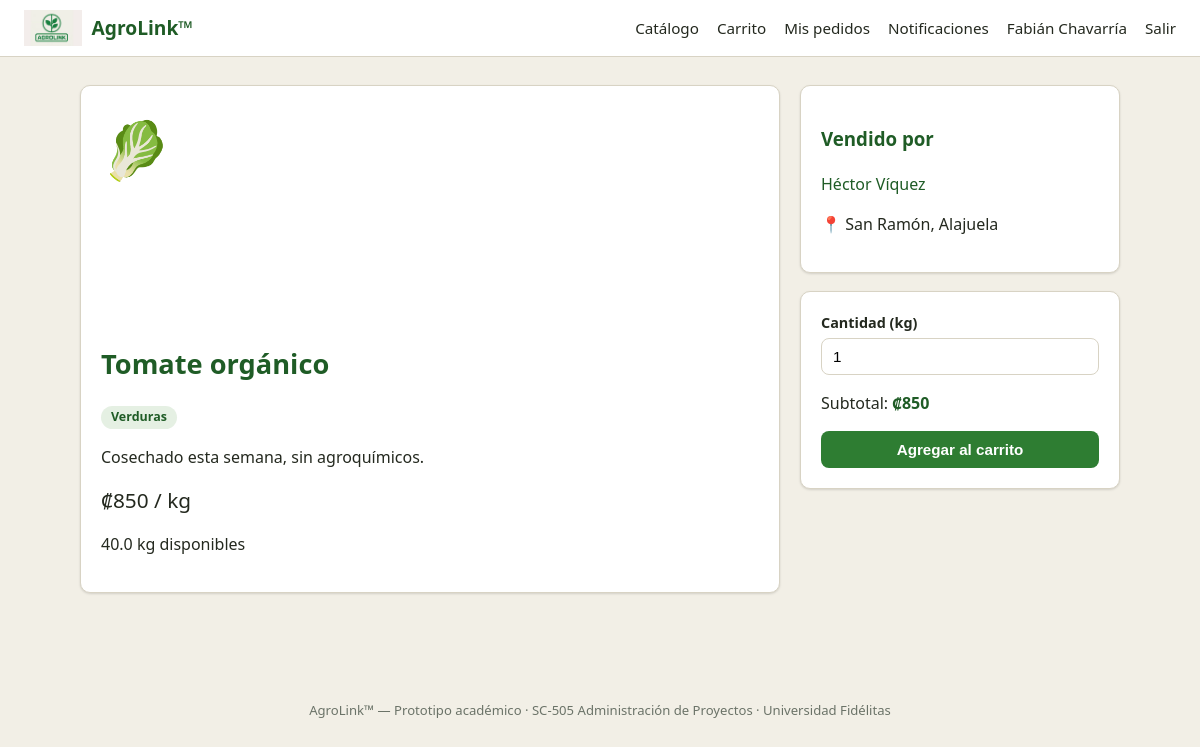
Screenshot of /producto.php?id=1 (signed in) with the database file from the repository.
### tables this page shows
CREATE TABLE usuarios (
    id INT AUTO_INCREMENT PRIMARY KEY,
    tipo ENUM('agricultor', 'consumidor') NOT NULL,
    nombre VARCHAR(120) NOT NULL,
    cedula VARCHAR(20) NULL,
    telefono VARCHAR(20) NOT NULL,
    email VARCHAR(120) NOT NULL UNIQUE,
    password_hash VARCHAR(255) NOT NULL,
    ubicacion VARCHAR(150) NULL,          
    latitud DECIMAL(10,6) NULL,
    longitud DECIMAL(10,6) NULL,
    zona_cobertura_km INT NULL,           
    bio TEXT NULL,                        
    calificacion_promedio DECIMAL(3,2) DEFAULT 0,
    reset_token VARCHAR(10) NULL,         
    reset_token_expira DATETIME NULL,
    creado_en TIMESTAMP DEFAULT CURRENT_TIMESTAMP
);

CREATE TABLE productos (
    id INT AUTO_INCREMENT PRIMARY KEY,
    agricultor_id INT NOT NULL,
    nombre VARCHAR(120) NOT NULL,
    categoria VARCHAR(60) NOT NULL,
    precio_crc DECIMAL(10,2) NOT NULL,
    cantidad_kg DECIMAL(10,2) NOT NULL,
    imagen VARCHAR(255) NULL,
    descripcion TEXT NULL,
    activo TINYINT(1) DEFAULT 1,
    creado_en TIMESTAMP DEFAULT CURRENT_TIMESTAMP,
    FOREIGN KEY (agricultor_id) REFERENCES usuarios(id) ON DELETE CASCADE,
    CHECK (precio_crc >= 0),
    CHECK (cantidad_kg >= 0)
);

### config/db.php (called while the page is built, shortened)
<?php
function getDB(): PDO {
    static $pdo = null;
    if ($pdo === null) {
        $dsn = "mysql:host=" . DB_HOST . ";dbname=" . DB_NAME . ";charset=utf8mb4";
        $opciones = [
            PDO::ATTR_ERRMODE            => PDO::ERRMODE_EXCEPTION,
            PDO::ATTR_DEFAULT_FETCH_MODE => PDO::FETCH_ASSOC,
            PDO::ATTR_EMULATE_PREPARES   => false,
        ];
        try {
            $pdo = new PDO($dsn, DB_USER, DB_PASS, $opciones);
        } catch (PDOException $e) {
            die('Error de conexión a la base de datos: ' . $e->getMessage());
        }
    }
    return $pdo;
}

### includes/auth.php (called while the page is built, shortened)
<?php
require_once __DIR__ . '/../config/db.php';
function usuarioActual(): ?array {
    static $cache = null;
    if ($cache !== null) return $cache;
    $stmt = getDB()->prepare('SELECT * FROM usuarios WHERE id = ?');
    $stmt->execute([$_SESSION['usuario_id']]);
    $cache = $stmt->fetch() ?: null;
    return $cache;
}
function requerirLogin(): void {
    if (!usuarioActual()) {
        header('Location: login.php');
        exit;
    }
}
function requerirTipo(string $tipo): void {
    requerirLogin();
}
function formatoColones(float $monto): string {
    return '₡' . number_format($monto, 0, ',', '.');
}

### public/producto.php (the view, shortened to what this page needs)
<?php
require_once __DIR__ . '/../includes/auth.php';
requerirTipo('consumidor');
$db = getDB();
$id = (int) ($_GET['id'] ?? 0);
$stmt = $db->prepare(
    'SELECT p.*, ag.nombre AS agricultor_nombre, ag.ubicacion AS agricultor_ubicacion, ag.id AS agricultor_id
     FROM productos p JOIN usuarios ag ON ag.id = p.agricultor_id
     WHERE p.id = ? AND p.activo = 1'
);
$stmt->execute([$id]);
$p = $stmt->fetch();
require_once __DIR__ . '/../includes/header.php';
?>
<div class="dos-columnas">
    <div>
        <div class="card">
            <div class="miniatura" style="height:220px; font-size:3.5rem;">
                <?php if ($p['imagen']): ?>
                    <img src="assets/img/productos/<?= htmlspecialchars($p['imagen']) ?>" style="width:100%;height:100%;object-fit:cover;border-radius:8px;">
                <?php else: ?>🥬<?php endif; ?>
            </div>
            <h1><?= htmlspecialchars($p['nombre']) ?></h1>
            <span class="tag"><?= htmlspecialchars($p['categoria']) ?></span>
            <p><?= nl2br(htmlspecialchars($p['descripcion'] ?: 'Sin descripción adicional.')) ?></p>
            <div class="precio" style="font-size:1.3rem;"><?= formatoColones($p['precio_crc']) ?> / kg</div>
            <p class="meta"><?= number_format($p['cantidad_kg'], 1) ?> kg disponibles</p>
        </div>
    </div>
    <div>
        <div class="card">
            <h3>Vendido por</h3>
            <p><a href="perfil_publico.php?id=<?= $p['agricultor_id'] ?>"><?= htmlspecialchars($p['agricultor_nombre']) ?></a></p>
            <p class="meta">📍 <?= htmlspecialchars($p['agricultor_ubicacion'] ?? 'Costa Rica') ?></p>
        </div>
        <div class="card">
            <form method="post">
                <div class="form-group">
                    <label>Cantidad (kg)</label>
                    <input type="number" step="0.1" min="0.1" max="<?= $p['cantidad_kg'] ?>" name="cantidad_kg"
                           value="1" required data-precio-kg="<?= $p['precio_crc'] ?>">
                </div>
                <p class="meta">Subtotal: <span id="subtotal-vivo"><?= formatoColones($p['precio_crc']) ?></span></p>
                <button type="submit" class="btn ancho">Agregar al carrito</button>
            </form>
        </div>
    </div>
</div>
<?php require_once __DIR__ . '/../includes/footer.php'; ?>

### includes/header.php (shortened to what this page needs)
<?php
require_once __DIR__ . '/auth.php';
$u = usuarioActual();
$paginaActual = basename($_SERVER['PHP_SELF']);
?>
<!DOCTYPE html>
<html lang="es">
<head>
<link rel="stylesheet" href="assets/css/style.css">
</head>
<body>
<div class="navbar">
    <a href="index.php" class="brand">
        <img src="assets/img/logo.png" alt="AgroLink">
        AgroLink™
    </a>
    <nav>
        <?php if ($u && $u['tipo'] === 'agricultor'): ?>
            <a href="productos_mios.php" class="<?= $paginaActual==='productos_mios.php'?'activo':'' ?>">Mi inventario</a>
            <a href="productos_publicar.php" class="<?= $paginaActual==='productos_publicar.php'?'activo':'' ?>">Publicar</a>
            <a href="pedidos_agricultor.php" class="<?= $paginaActual==='pedidos_agricultor.php'?'activo':'' ?>">Pedidos recibidos</a>
        <?php elseif ($u && $u['tipo'] === 'consumidor'): ?>
            <a href="catalogo.php" class="<?= $paginaActual==='catalogo.php'?'activo':'' ?>">Catálogo</a>
            <a href="carrito.php" class="<?= $paginaActual==='carrito.php'?'activo':'' ?>">Carrito
            </a>
            <a href="pedidos_consumidor.php" class="<?= $paginaActual==='pedidos_consumidor.php'?'activo':'' ?>">Mis pedidos</a>
        <?php endif; ?>
        <?php if ($u): ?>
            <a href="notificaciones.php" class="<?= $paginaActual==='notificaciones.php'?'activo':'' ?>">
                Notificaciones
            </a>
            <a href="perfil.php" class="<?= $paginaActual==='perfil.php'?'activo':'' ?>"><?= htmlspecialchars($u['nombre']) ?></a>
            <a href="logout.php">Salir</a>
        <?php else: ?>
            <a href="login.php">Iniciar sesión</a>
            <a href="registro_agricultor.php" class="btn pequeno">Soy agricultor</a>
            <a href="registro_consumidor.php" class="btn secundario pequeno">Soy consumidor</a>
        <?php endif; ?>
    </nav>
</div>
<div class="container<?= isset($angosto) && $angosto ? ' angosto' : '' ?>">

### public/assets/css/style.css (style rules this page uses)
:root { --verde-oscuro: #1f5c26; --verde: #2e7d32; --verde-claro: #e5f0e3; --crema: #f2efe6; --texto: #24291f; --gris: #6b7368; --borde: #d8d3c4; --rojo: #c0392b; --amarillo: #b7860b; --radio: 10px; --sombra: 0 1px 3px rgba(0,0,0,.08), 0 1px 2px rgba(0,0,0,.06); }
* { box-sizing: border-box; }
body { margin: 0; font-family: 'Segoe UI', system-ui, -apple-system, sans-serif; background: var(--crema); color: var(--texto); line-height: 1.5; }
a { color: var(--verde-oscuro); text-decoration: none; }
.navbar { display: flex; align-items: center; justify-content: space-between; background: #fff; border-bottom: 1px solid var(--borde); padding: 10px 24px; position: sticky; top: 0; z-index: 10; }
.navbar .brand { display: flex; align-items: center; gap: 10px; font-weight: 700; font-size: 1.2rem; color: var(--verde-oscuro); }
.navbar .brand img { height: 36px; }
.navbar nav { display: flex; align-items: center; gap: 18px; font-size: .95rem; }
.navbar nav a { color: var(--texto); font-weight: 500; }
.container { max-width: 1080px; margin: 0 auto; padding: 28px 20px 60px; }
h1, h2, h3 { color: var(--verde-oscuro); }
h1 { font-size: 1.7rem; }
.card { background: #fff; border: 1px solid var(--borde); border-radius: var(--radio); box-shadow: var(--sombra); padding: 20px; margin-bottom: 18px; }
.form-group { margin-bottom: 14px; }
label { display: block; font-weight: 600; margin-bottom: 5px; font-size: .9rem; }
input, select, textarea { width: 100%; padding: 9px 11px; border: 1px solid var(--borde); border-radius: 8px; font-size: .95rem; background: #fff; }
.btn { display: inline-block; background: var(--verde); color: #fff; border: none; padding: 10px 18px; border-radius: 8px; font-weight: 600; cursor: pointer; font-size: .95rem; }
.btn.ancho { width: 100%; text-align: center; }
.tag { display: inline-block; background: var(--verde-claro); color: var(--verde-oscuro); padding: 2px 10px; border-radius: 20px; font-size: .78rem; font-weight: 600; }
.dos-columnas { display: grid; grid-template-columns: 1fr 320px; gap: 20px; }
.card, .producto-card, .btn, .tag { transition: box-shadow .15s ease, transform .15s ease, background .15s ease; }
#subtotal-vivo { color: var(--verde-oscuro); font-weight: 700; }

### rows the page displays
usuarios: nombre "Fabián Chavarría"
productos: nombre "Tomate orgánico", categoria "Verduras", descripcion "Cosechado esta semana, sin agroquímicos.", precio_crc "₡850", cantidad_kg "40.0", agricultor.nombre "Héctor Víquez", agricultor.ubicacion "San Ramón, Alajuela"
